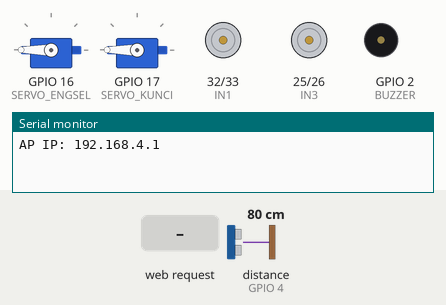
The sketch below on a simulated ESP32. Parts: 2 × servo, motor-driver pin pairs drawn as motors (green arrow = first pin HIGH = forward, orange = second pin HIGH = backward, longer = more drive, scaled by the enable pin), buzzer (waves = sounding, pin HIGH), the last lines printed to the serial monitor. Wiring (inferred from the names in the program): ultrasonic range finder: trigger GPIO 27; echo GPIO 4. Inputs (shaded band) come from the test bench; at power-on: distance to the obstacle (sensor on GPIO 4) 80 cm. The echo pulse lasts 58.3 µs per cm; pins used as bus, display or sensor lines are not drawn.

Above: at 3.2 s.
3.3 s: HTTP request GET /buka received
At 3.8 s:
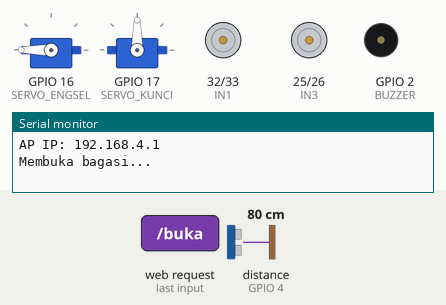
6.3 s: distance to the obstacle (sensor on GPIO 4) set to 18 cm
8.5 s: distance to the obstacle (sensor on GPIO 4) set to 15 cm
At 8.8 s:
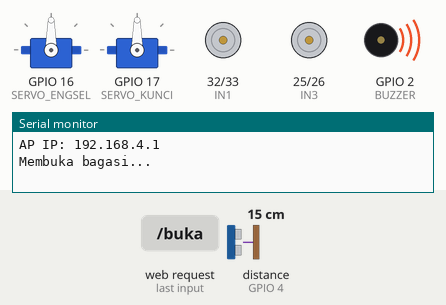
10.0 s: HTTP request GET /tutup received
At 11.1 s:
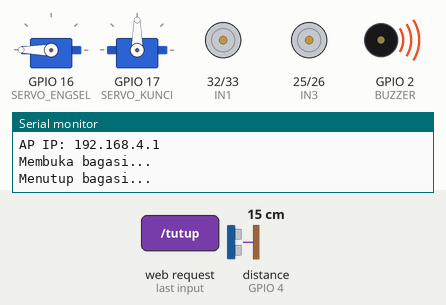
14.5 s: HTTP request GET /mundur received
At 16.2 s:
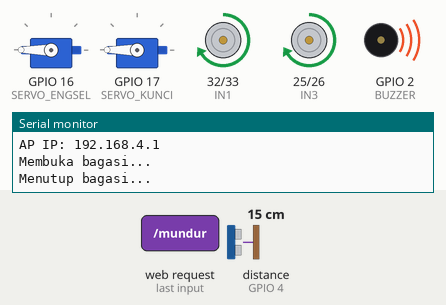
16.5 s: HTTP request GET /kanan received
At 17.3 s:
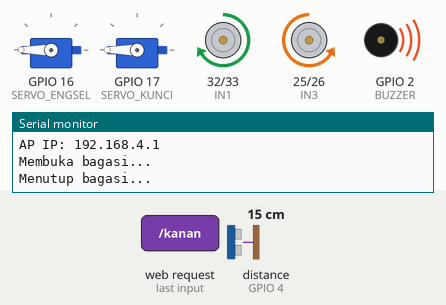
Timing chart, 0 to 19.0 s (numbered marks = the images above; inputs shaded):
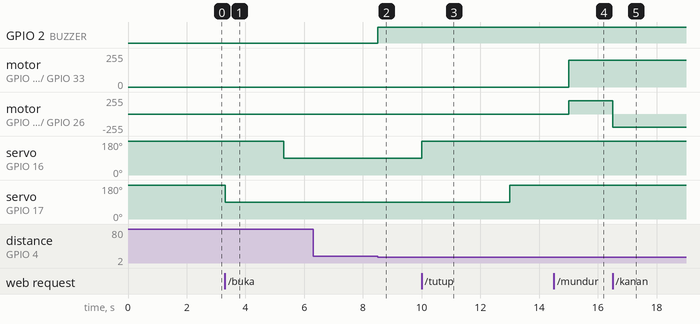

Measured:
- the behaviour switches between 17 and 16 cm on distance to the obstacle (sensor on GPIO 4) (found by bisection; images 1 and 2)
- after the input at 3.3 s, servo on GPIO 16 (SERVO_ENGSEL): 180° → 90° after 2.0 s; servo on GPIO 17 (SERVO_KUNCI): 180° → 90° at once
- after the input at 6.3 s, every drawn part: stays the same
- after the input at 8.5 s, GPIO 2 (BUZZER): LOW → HIGH at once
- after the input at 10.0 s, servo on GPIO 16 (SERVO_ENGSEL): 90° → 180° at once; servo on GPIO 17 (SERVO_KUNCI): 90° → 180° after 3.0 s
- after the input at 14.5 s, motor on GPIO 32 (IN1) / GPIO 33 (IN2), motor on GPIO 25 (IN3) / GPIO 26 (IN4): stopped → forward 199/255 after 0.50 s
- after the input at 16.5 s, motor on GPIO 25 (IN3) / GPIO 26 (IN4): forward 199/255 → backward 199/255 at once

The sketch:

v3Servo.ino
```cpp
#include <WiFi.h>
#include <WebServer.h>
#include <ESP32Servo.h>

// WiFi AP
const char* ssid = "MobilRC";
const char* password = "12345678";

// Motor kanan
#define ENA 13
#define IN1 32
#define IN2 33

// Motor kiri
#define ENB 14
#define IN3 25
#define IN4 26

// Sensor ultrasonic
#define TRIG 27
#define ECHO 4

// Sensor buzzer
#define BUZZER 2

// Pin servo
#define SERVO_ENGSEL 16
#define SERVO_KUNCI 17

WebServer server(80);
bool blokirMaju = false;
int kecepatanMotor = 200;  // Default speed (0-255)

Servo engsel, kunci;
bool bagasiTerbuka = false;
bool bagasiTerkunci = true;

// Fungsi kendali motor
void stopMotor() {
  digitalWrite(IN1, LOW); digitalWrite(IN2, LOW);
  digitalWrite(IN3, LOW); digitalWrite(IN4, LOW);
  ledcWrite(ENA, 0);
  ledcWrite(ENB, 0);
}

void maju() {
  if (blokirMaju) return;
  digitalWrite(IN1, LOW); digitalWrite(IN2, HIGH);
  digitalWrite(IN3, LOW); digitalWrite(IN4, HIGH);
  ledcWrite(ENA, kecepatanMotor);
  ledcWrite(ENB, kecepatanMotor);
}

void mundur() {
  digitalWrite(IN1, HIGH); digitalWrite(IN2, LOW);
  digitalWrite(IN3, HIGH); digitalWrite(IN4, LOW);
  ledcWrite(ENA, kecepatanMotor);
  ledcWrite(ENB, kecepatanMotor);
  blokirMaju = false; // reset blokir
}

void kanan() {
  digitalWrite(IN1, HIGH); digitalWrite(IN2, LOW);
  digitalWrite(IN3, LOW); digitalWrite(IN4, HIGH);
  ledcWrite(ENA, kecepatanMotor);
  ledcWrite(ENB, kecepatanMotor);
  blokirMaju = false;
}

void kiri() {
  digitalWrite(IN1, LOW); digitalWrite(IN2, HIGH);
  digitalWrite(IN3, HIGH); digitalWrite(IN4, LOW);
  ledcWrite(ENA, kecepatanMotor);
  ledcWrite(ENB, kecepatanMotor);
}

// Baca jarak ultrasonik
long bacaJarak() {
  digitalWrite(TRIG, LOW); delayMicroseconds(2);
  digitalWrite(TRIG, HIGH); delayMicroseconds(10);
  digitalWrite(TRIG, LOW);
  long durasi = pulseIn(ECHO, HIGH, 30000); // timeout 30ms
  return durasi * 0.034 / 2;
}

// Halaman Web UI dengan slider kecepatan dan kontrol bagasi
String htmlPage = R"rawliteral(
<!DOCTYPE html>
<html>
<head>
  <meta name="viewport" content="width=device-width, initial-scale=1.0">
  <title>RC Control</title>
  <style>
    body {
      font-family: Arial, sans-serif;
      text-align: center;
      margin: 0;
      padding: 20px;
      background-color: #f5f5f5;
    }
    .container {
      max-width: 500px;
      margin: 0 auto;
      background-color: white;
      padding: 20px;
      border-radius: 10px;
      box-shadow: 0 2px 10px rgba(0,0,0,0.1);
    }
    h2 {
      color: #333;
    }
    .control-panel {
      margin-top: 20px;
    }
    button {
      width: 100px;
      height: 60px;
      font-size: 18px;
      margin: 5px;
      border: none;
      border-radius: 5px;
      background-color: #4CAF50;
      color: white;
      cursor: pointer;
    }
    button:active {
      background-color: #45a049;
    }
    .speed-control {
      margin: 20px 0;
    }
    input[type=range] {
      width: 80%;
      height: 15px;
      -webkit-appearance: none;
      background: #ddd;
      border-radius: 5px;
      outline: none;
    }
    input[type=range]::-webkit-slider-thumb {
      -webkit-appearance: none;
      width: 25px;
      height: 25px;
      border-radius: 50%;
      background: #4CAF50;
      cursor: pointer;
    }
    #speedValue {
      font-weight: bold;
      color: #4CAF50;
    }
  </style>
</head>
<body>
  <div class="container">
    <h2>Kendali Mobil RC</h2>

    <div class="speed-control">
      <h3>Kecepatan: <span id="speedValue">200</span>/255</h3>
      <input type="range" id="speedSlider" min="0" max="255" value="200" oninput="updateSpeed()">
    </div>

    <div class="control-panel">
      <button onmousedown="sendCommand('/maju')" onmouseup="sendCommand('/stop')"
              ontouchstart="sendCommand('/maju')" ontouchend="sendCommand('/stop')">MAJU</button><br><br>

      <button onmousedown="sendCommand('/kiri')" onmouseup="sendCommand('/stop')"
              ontouchstart="sendCommand('/kiri')" ontouchend="sendCommand('/stop')">KIRI</button>

      <button onmousedown="sendCommand('/kanan')" onmouseup="sendCommand('/stop')"
              ontouchstart="sendCommand('/kanan')" ontouchend="sendCommand('/stop')">KANAN</button><br><br>

      <button onmousedown="sendCommand('/mundur')" onmouseup="sendCommand('/stop')"
              ontouchstart="sendCommand('/mundur')" ontouchend="sendCommand('/stop')">MUNDUR</button>
    </div>

    <h2>Kontrol Bagasi</h2>
    <button onclick="sendCommand('/buka')">BUKA BAGASI</button>
    <button onclick="sendCommand('/tutup')">TUTUP BAGASI</button>
  </div>

  <script>
    function sendCommand(cmd) {
      fetch(cmd).catch(err => console.log('Error:', err));
    }

    function updateSpeed() {
      const speedSlider = document.getElementById("speedSlider");
      const speedValue = document.getElementById("speedValue");
      speedValue.textContent = speedSlider.value;
      fetch('/setSpeed?value=' + speedSlider.value).catch(err => console.log('Error:', err));
    }
  </script>
</body>
</html>
)rawliteral";

void setup() {
  Serial.begin(115200);

  // Setup pin motor
  pinMode(IN1, OUTPUT); pinMode(IN2, OUTPUT);
  pinMode(IN3, OUTPUT); pinMode(IN4, OUTPUT);

  // Setup pin sensor & buzzer
  pinMode(TRIG, OUTPUT); pinMode(ECHO, INPUT);
  pinMode(BUZZER, OUTPUT); digitalWrite(BUZZER, LOW);

  // Setup servo
  engsel.attach(SERVO_ENGSEL);
  engsel.write(180); // posisi tertutup
  delay(1000);

  kunci.attach(SERVO_KUNCI);
  kunci.write(180); // posisi terkunci
  delay(1000);

  // PWM Motor
  ledcAttach(ENA, 1000, 8);
  ledcAttach(ENB, 1000, 8);

  stopMotor();

  // WiFi Access Point
  WiFi.softAP(ssid, password);
  Serial.print("AP IP: "); Serial.println(WiFi.softAPIP());

  // Routing
  server.on("/", []() { server.send(200, "text/html", htmlPage); });
  server.on("/maju", []() { maju(); server.send(200, "text/plain", "OK"); });
  server.on("/mundur", []() { mundur(); server.send(200, "text/plain", "OK"); });
  server.on("/kanan", []() { kanan(); server.send(200, "text/plain", "OK"); });
  server.on("/kiri", []() { kiri(); server.send(200, "text/plain", "OK"); });
  server.on("/stop", []() { stopMotor(); server.send(200, "text/plain", "STOP"); });
  server.on("/setSpeed", []() {
    if (server.hasArg("value")) {
      kecepatanMotor = server.arg("value").toInt();
      server.send(200, "text/plain", "Speed set to " + String(kecepatanMotor));
    } else {
      server.send(400, "text/plain", "Missing speed value");
    }
  });
  server.on("/buka", []() {
    bukaBagasi();
    server.sendHeader("Location", "/");
    server.send(303);
  });
  server.on("/tutup", []() {
    tutupBagasi();
    server.sendHeader("Location", "/");
    server.send(303);
  });

  server.begin();
}

void loop() {
  server.handleClient();

  // Deteksi halangan
  long jarak = bacaJarak();
  if (jarak > 0 && jarak <= 15) {
    digitalWrite(BUZZER, HIGH);
    blokirMaju = true;
    if (digitalRead(IN2) == HIGH && digitalRead(IN4) == HIGH) {
      stopMotor(); // paksa stop jika nekat maju
    }
  } else {
    digitalWrite(BUZZER, LOW);
  }
}

// Fungsi buka tutup bagasi
void bukaBagasi() {
  Serial.println("Membuka bagasi...");
  kunci.attach(SERVO_KUNCI);
  kunci.write(90);  // buka kunci
  delay(2000); // Tunggu lebih lama

  engsel.attach(SERVO_ENGSEL);
  engsel.write(90);  // buka engsel
  delay(2000); // Tunggu lebih lama

  bagasiTerbuka = true;
  bagasiTerkunci = false;
}

void tutupBagasi() {
  Serial.println("Menutup bagasi...");
  engsel.attach(SERVO_ENGSEL);
  engsel.write(180);  // tutup engsel
  delay(3000); // Tunggu lebih lama

  kunci.attach(SERVO_KUNCI);
  kunci.write(180);  // kunci
  delay(2000); // Tunggu lebih lama

  bagasiTerbuka = false;
  bagasiTerkunci = true;
}
```
